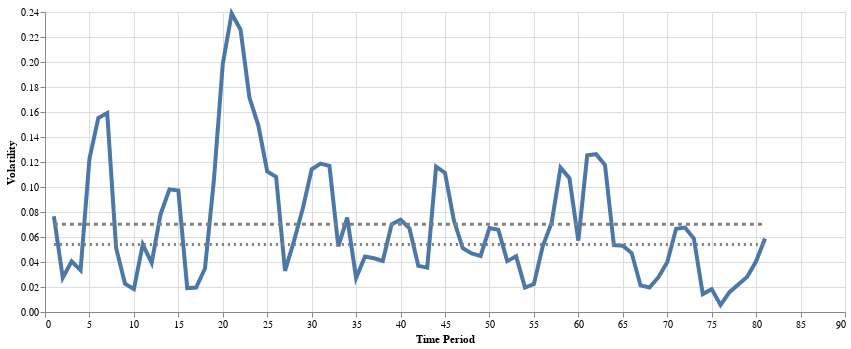

The code cell stored with this chart in its notebook:
### Code cell
plot_index_volatility(index_vol)

### Figure 1 — Vega-Lite specification as saved in the notebook (floating-point values rounded to 4 significant figures)
{"$schema": "https://vega.github.io/schema/vega-lite/v5.16.3.json", "config": {"view": {"continuousHeight": 300, "continuousWidth": 300}}, "data": {"name": "data-bee5518a048129c6c5834411fec368c7"}, "datasets": {"data-bee5518a048129c6c5834411fec368c7": [{"mean": 0.07014, "median": 0.05408, "x": 1, "y": 0.0766}, {"mean": 0.07014, "median": 0.05408, "x": 2, "y": 0.0274}, {"mean": 0.07014, "median": 0.05408, "x": 3, "y": 0.04047}, {"mean": 0.07014, "median": 0.05408, "x": 4, "y": 0.03337}, {"mean": 0.07014, "median": 0.05408, "x": 5, "y": 0.1225}, {"mean": 0.07014, "median": 0.05408, "x": 6, "y": 0.1552}, {"mean": 0.07014, "median": 0.05408, "x": 7, "y": 0.1592}, {"mean": 0.07014, "median": 0.05408, "x": 8, "y": 0.0512}, {"mean": 0.07014, "median": 0.05408, "x": 9, "y": 0.02265}, {"mean": 0.07014, "median": 0.05408, "x": 10, "y": 0.01828}, {"mean": 0.07014, "median": 0.05408, "x": 11, "y": 0.05408}, {"mean": 0.07014, "median": 0.05408, "x": 12, "y": 0.03939}, {"mean": 0.07014, "median": 0.05408, "x": 13, "y": 0.07816}, {"mean": 0.07014, "median": 0.05408, "x": 14, "y": 0.09812}, {"mean": 0.07014, "median": 0.05408, "x": 15, "y": 0.09722}, {"mean": 0.07014, "median": 0.05408, "x": 16, "y": 0.01916}, {"mean": 0.07014, "median": 0.05408, "x": 17, "y": 0.01959}, {"mean": 0.07014, "median": 0.05408, "x": 18, "y": 0.0348}, {"mean": 0.07014, "median": 0.05408, "x": 19, "y": 0.1056}, {"mean": 0.07014, "median": 0.05408, "x": 20, "y": 0.1985}, {"mean": 0.07014, "median": 0.05408, "x": 21, "y": 0.2388}, {"mean": 0.07014, "median": 0.05408, "x": 22, "y": 0.2259}, {"mean": 0.07014, "median": 0.05408, "x": 23, "y": 0.1715}, {"mean": 0.07014, "median": 0.05408, "x": 24, "y": 0.1493}, {"mean": 0.07014, "median": 0.05408, "x": 25, "y": 0.1124}, {"mean": 0.07014, "median": 0.05408, "x": 26, "y": 0.1081}, {"mean": 0.07014, "median": 0.05408, "x": 27, "y": 0.0329}, {"mean": 0.07014, "median": 0.05408, "x": 28, "y": 0.05653}, {"mean": 0.07014, "median": 0.05408, "x": 29, "y": 0.08269}, {"mean": 0.07014, "median": 0.05408, "x": 30, "y": 0.1142}, {"mean": 0.07014, "median": 0.05408, "x": 31, "y": 0.1187}, {"mean": 0.07014, "median": 0.05408, "x": 32, "y": 0.1169}, {"mean": 0.07014, "median": 0.05408, "x": 33, "y": 0.05246}, {"mean": 0.07014, "median": 0.05408, "x": 34, "y": 0.07553}, {"mean": 0.07014, "median": 0.05408, "x": 35, "y": 0.02715}, {"mean": 0.07014, "median": 0.05408, "x": 36, "y": 0.04442}, {"mean": 0.07014, "median": 0.05408, "x": 37, "y": 0.04295}, {"mean": 0.07014, "median": 0.05408, "x": 38, "y": 0.04087}, {"mean": 0.07014, "median": 0.05408, "x": 39, "y": 0.0702}, {"mean": 0.07014, "median": 0.05408, "x": 40, "y": 0.0739}, {"mean": 0.07014, "median": 0.05408, "x": 41, "y": 0.067}, {"mean": 0.07014, "median": 0.05408, "x": 42, "y": 0.03692}, {"mean": 0.07014, "median": 0.05408, "x": 43, "y": 0.03548}, {"mean": 0.07014, "median": 0.05408, "x": 44, "y": 0.1163}, {"mean": 0.07014, "median": 0.05408, "x": 45, "y": 0.1112}, {"mean": 0.07014, "median": 0.05408, "x": 46, "y": 0.07332}, {"mean": 0.07014, "median": 0.05408, "x": 47, "y": 0.05101}, {"mean": 0.07014, "median": 0.05408, "x": 48, "y": 0.04684}, {"mean": 0.07014, "median": 0.05408, "x": 49, "y": 0.04483}, {"mean": 0.07014, "median": 0.05408, "x": 50, "y": 0.0671}, {"mean": 0.07014, "median": 0.05408, "x": 51, "y": 0.06581}, {"mean": 0.07014, "median": 0.05408, "x": 52, "y": 0.04069}, {"mean": 0.07014, "median": 0.05408, "x": 53, "y": 0.0446}, {"mean": 0.07014, "median": 0.05408, "x": 54, "y": 0.01951}, {"mean": 0.07014, "median": 0.05408, "x": 55, "y": 0.02236}, {"mean": 0.07014, "median": 0.05408, "x": 56, "y": 0.05281}, {"mean": 0.07014, "median": 0.05408, "x": 57, "y": 0.07144}, {"mean": 0.07014, "median": 0.05408, "x": 58, "y": 0.1155}, {"mean": 0.07014, "median": 0.05408, "x": 59, "y": 0.1071}, {"mean": 0.07014, "median": 0.05408, "x": 60, "y": 0.05709}, {"mean": 0.07014, "median": 0.05408, "x": 61, "y": 0.1253}, {"mean": 0.07014, "median": 0.05408, "x": 62, "y": 0.1262}, {"mean": 0.07014, "median": 0.05408, "x": 63, "y": 0.1176}, {"mean": 0.07014, "median": 0.05408, "x": 64, "y": 0.05346}, {"mean": 0.07014, "median": 0.05408, "x": 65, "y": 0.05304}, {"mean": 0.07014, "median": 0.05408, "x": 66, "y": 0.04717}, {"mean": 0.07014, "median": 0.05408, "x": 67, "y": 0.02128}, {"mean": 0.07014, "median": 0.05408, "x": 68, "y": 0.0196}, {"mean": 0.07014, "median": 0.05408, "x": 69, "y": 0.02767}, {"mean": 0.07014, "median": 0.05408, "x": 70, "y": 0.0398}, {"mean": 0.07014, "median": 0.05408, "x": 71, "y": 0.06655}, {"mean": 0.07014, "median": 0.05408, "x": 72, "y": 0.06755}, {"mean": 0.07014, "median": 0.05408, "x": 73, "y": 0.05879}, {"mean": 0.07014, "median": 0.05408, "x": 74, "y": 0.01436}, {"mean": 0.07014, "median": 0.05408, "x": 75, "y": 0.01828}, {"mean": 0.07014, "median": 0.05408, "x": 76, "y": 0.005535}, {"mean": 0.07014, "median": 0.05408, "x": 77, "y": 0.01591}, {"mean": 0.07014, "median": 0.05408, "x": 78, "y": 0.02202}, {"mean": 0.07014, "median": 0.05408, "x": 79, "y": 0.02828}, {"mean": 0.07014, "median": 0.05408, "x": 80, "y": 0.04058}, {"mean": 0.07014, "median": 0.05408, "x": 81, "y": 0.05881}]}, "height": 300, "layer": [{"encoding": {"x": {"field": "x", "title": "Time Period", "type": "quantitative"}, "y": {"field": "y", "scale": {"zero": false}, "title": "Volatility", "type": "quantitative"}}, "mark": {"size": 4, "type": "line"}}, {"encoding": {"x": {"field": "x", "title": "Time Period", "type": "quantitative"}, "y": {"field": "mean", "type": "quantitative"}}, "mark": {"color": "gray", "size": 3, "strokeDash": [4, 4], "type": "line"}}, {"encoding": {"x": {"field": "x", "title": "Time Period", "type": "quantitative"}, "y": {"field": "median", "type": "quantitative"}}, "mark": {"color": "gray", "size": 3, "strokeDash": [2, 4], "type": "line"}}], "width": 800}
